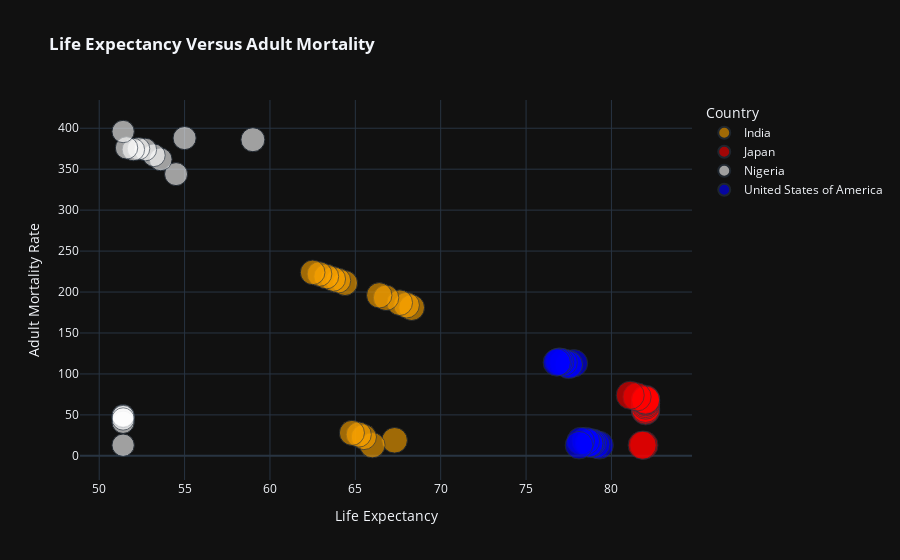

This figure's notebook cell:
### Code cell
developed_countries = ['Japan', 'United States of America']
developing_countries = ['India', 'Nigeria']

# Filtering the DataFrame for these countries
filtered_df = cleaned_df[cleaned_df['Country'].isin(developed_countries + developing_countries)]

# Defining custom colors for each country
custom_colors = ['orange', 'red', 'white', 'blue']

# Creating scatter plot for filtered countries with custom colors
fig = px.scatter(
    filtered_df,
    y='Adult Mortality',
    x='Life expectancy ',
    color='Country',
    size='Life expectancy ',
    color_discrete_sequence=custom_colors,
    template='plotly_dark',
    opacity=0.6,
    title='<b> Life Expectancy Versus Adult Mortality',
    labels={'Adult Mortality': 'Adult Mortality Rate', 'Life expectancy ': 'Life Expectancy'},
)

# Show the plot
fig.show()

### Figure 1 — Plotly figure (JSON) as saved in the notebook; plotly's stock layout.template omitted (floating-point values rounded to 4 significant figures)
{"data": [{"hovertemplate": "Country=India<br>Life Expectancy=%{marker.size}<br>Adult Mortality Rate=%{y}<extra></extra>", "legendgroup": "India", "marker": {"color": "orange", "opacity": 0.6, "size": [68.3, 68, 67.6, 67.3, 66.8, 66.4, 66, 65.5, 65.2, 64.8, 64.4, 64, 63.7, 63.3, 62.9, 62.5], "sizemode": "area", "sizeref": 0.205, "symbol": "circle"}, "mode": "markers", "name": "India", "orientation": "v", "showlegend": true, "x": [68.3, 68, 67.6, 67.3, 66.8, 66.4, 66, 65.5, 65.2, 64.8, 64.4, 64, 63.7, 63.3, 62.9, 62.5], "xaxis": "x", "y": [181, 184, 187, 19, 193, 196, 13, 23, 26, 28, 211, 214, 216, 219, 222, 224], "yaxis": "y", "type": "scatter"}, {"hovertemplate": "Country=Japan<br>Life Expectancy=%{marker.size}<br>Adult Mortality Rate=%{y}<extra></extra>", "legendgroup": "Japan", "marker": {"color": "red", "opacity": 0.6, "size": [82, 82, 82, 82, 82, 82, 82, 82, 82, 82, 82, 82, 81.9, 81.8, 81.5, 81.1], "sizemode": "area", "sizeref": 0.205, "symbol": "circle"}, "mode": "markers", "name": "Japan", "orientation": "v", "showlegend": true, "x": [82, 82, 82, 82, 82, 82, 82, 82, 82, 82, 82, 82, 81.9, 81.8, 81.5, 81.1], "xaxis": "x", "y": [55, 57, 56, 58, 64, 62, 64, 66, 67, 68, 69, 68, 13, 13, 72, 74], "yaxis": "y", "type": "scatter"}, {"hovertemplate": "Country=Nigeria<br>Life Expectancy=%{marker.size}<br>Adult Mortality Rate=%{y}<extra></extra>", "legendgroup": "Nigeria", "marker": {"color": "white", "opacity": 0.6, "size": [54.5, 53.6, 53.2, 52.7, 52.3, 52, 51.6, 59, 55, 51.4, 51.4, 51.4, 51.4, 51.4, 51.4, 51.4], "sizemode": "area", "sizeref": 0.205, "symbol": "circle"}, "mode": "markers", "name": "Nigeria", "orientation": "v", "showlegend": true, "x": [54.5, 53.6, 53.2, 52.7, 52.3, 52, 51.6, 59, 55, 51.4, 51.4, 51.4, 51.4, 51.4, 51.4, 51.4], "xaxis": "x", "y": [344, 362, 367, 374, 375, 374, 376, 386, 388, 396, 13, 47, 41, 49, 48, 45], "yaxis": "y", "type": "scatter"}, {"hovertemplate": "Country=United States of America<br>Life Expectancy=%{marker.size}<br>Adult Mortality Rate=%{y}<extra></extra>", "legendgroup": "United States of America", "marker": {"color": "blue", "opacity": 0.6, "size": [79.3, 79.1, 78.9, 78.8, 78.7, 78.7, 78.5, 78.2, 78.1, 77.8, 77.5, 77.5, 77.2, 77, 76.9, 76.8], "sizemode": "area", "sizeref": 0.205, "symbol": "circle"}, "mode": "markers", "name": "United States of America", "orientation": "v", "showlegend": true, "x": [79.3, 79.1, 78.9, 78.8, 78.7, 78.7, 78.5, 78.2, 78.1, 77.8, 77.5, 77.5, 77.2, 77, 76.9, 76.8], "xaxis": "x", "y": [13, 14, 16, 16, 16, 15, 18, 18, 13, 113, 112, 111, 114, 115, 115, 114], "yaxis": "y", "type": "scatter"}], "layout": {"xaxis": {"anchor": "y", "domain": [0, 1], "title": {"text": "Life Expectancy"}, "type": "linear", "range": [49.35, 84.13], "autorange": true}, "yaxis": {"anchor": "x", "domain": [0, 1], "title": {"text": "Adult Mortality Rate"}, "type": "linear", "range": [-39.28, 442.4], "autorange": true}, "legend": {"title": {"text": "Country"}, "tracegroupgap": 0, "itemsizing": "constant"}, "title": {"text": "<b> Life Expectancy Versus Adult Mortality"}, "autosize": true}}
